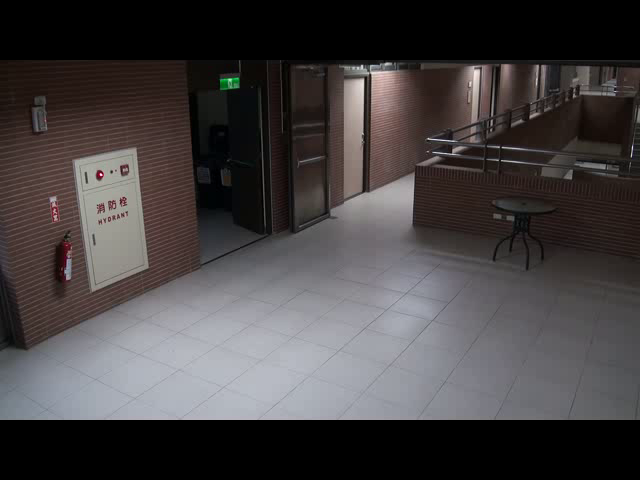
#> input picture FrameNo0.png, 640 x 480 px
$ jupyter execute main.ipynb   (shell and % lines are left out)
#> lines starting #> are read from the running program, lines starting #| are printed output that depends on the picture; after the words box and inside, x2 and y2 are one past the last pixel; in counts of white or black regions, pixels touching at a corner belong together
[cell 1]
import cv2
import numpy as np
import os

def detect_abandoned_objects(video_path, first_frame_path, output_dir, time_threshold_seconds=20, movement_threshold=20):
    # Creating output directory
#> called with video_path = './vidcv.mp4', first_frame_path = './FrameNo0.png', output_dir = './abandoned_objects_output', time_threshold_seconds = 20, movement_threshold = 20
    os.makedirs(output_dir, exist_ok=True)

    # Read the first frame from the specified path
    first_frame = cv2.imread(first_frame_path)
#> first_frame is the input picture: shape (480, 640, 3); mean B, G, R 65.6, 64.9, 68.8
    if first_frame is None:
        print("Failed to read the first frame")
        return

    cap = cv2.VideoCapture(video_path)
    if not cap.isOpened():
        print("Failed to open the video")
        return

    objects = {}
    saved_objects = set()  # Setting to track saved objects
    frame_count = 0
    fps = int(cap.get(cv2.CAP_PROP_FPS))  # Getting frames per second from the video
    time_threshold_frames = time_threshold_seconds * fps  # Converting seconds to frames

    while True:
        ret, frame = cap.read()
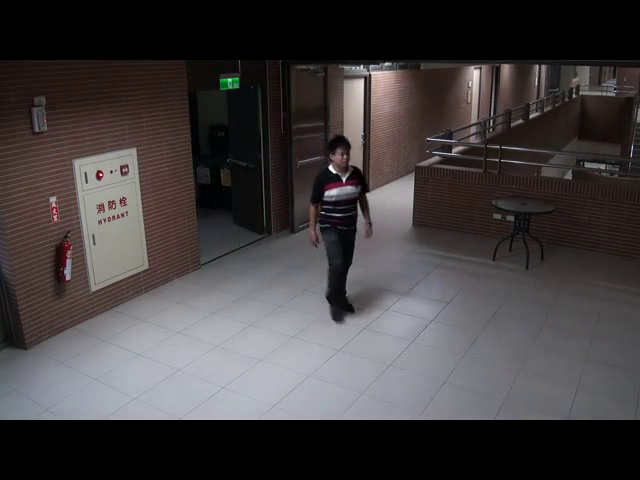
#> input picture frame 219 of vidcv.mp4, 640 x 480 px
#> frame is the input picture: shape (480, 640, 3); mean B, G, R 63.4, 62.5, 66.4
        if not ret:
            break

        frame_count += 1

        # Detecting new objects
        diff = cv2.absdiff(first_frame, frame)
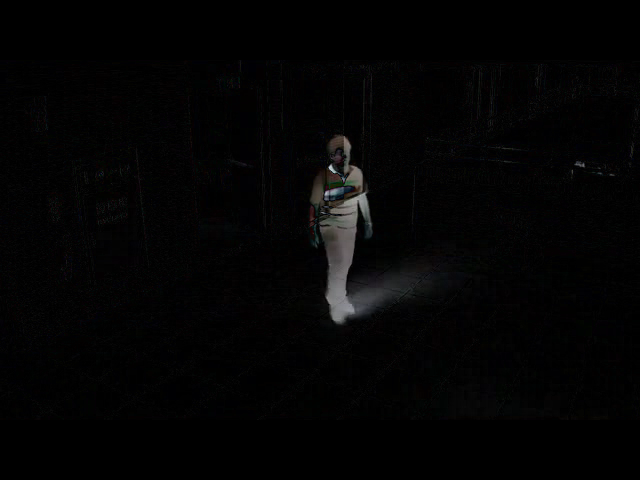
#> diff: shape (480, 640, 3); mean B, G, R 3.8, 3.7, 3.8
        gray = cv2.cvtColor(diff, cv2.COLOR_BGR2GRAY)
        blur = cv2.GaussianBlur(gray, (5, 5), 0)
        _, thresh = cv2.threshold(blur, 20, 255, cv2.THRESH_BINARY)
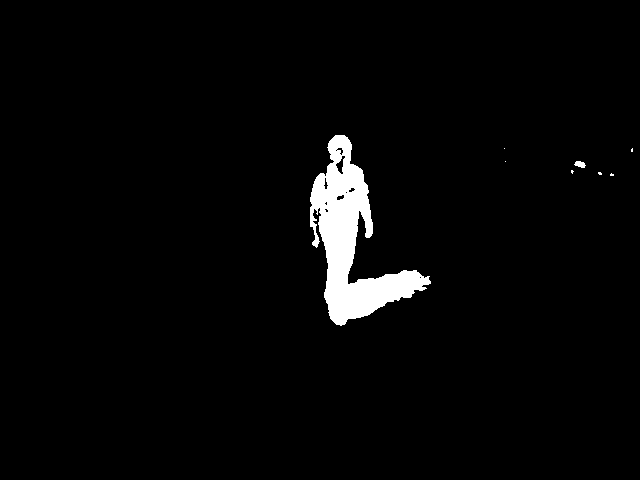
#> thresh: shape (480, 640); 2.8% white; 8 white regions (6 under 20 px), largest, box (x1, y1, x2, y2) and area: (310, 135, 431, 326) 8543, (574, 161, 586, 168) 57
        dilated = cv2.dilate(thresh, None, iterations=3)
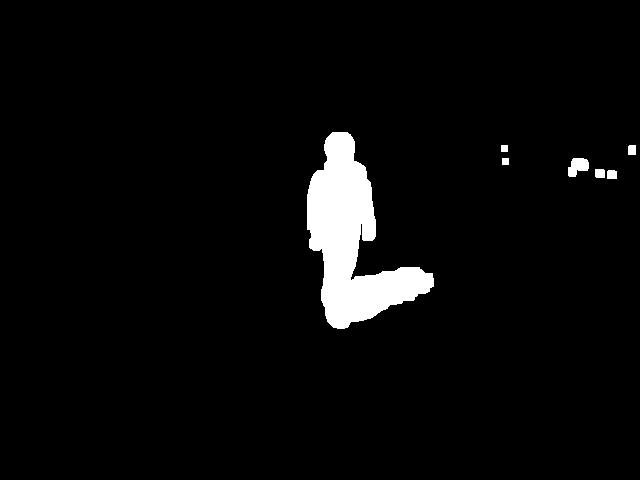
#> dilated: shape (480, 640); 3.9% white; 7 white regions
        contours, _ = cv2.findContours(dilated, cv2.RETR_TREE, cv2.CHAIN_APPROX_SIMPLE)
#> contours = 7 contours; box (x1, y1, x2, y2) and area: (307, 132, 434, 329) 10956, (568, 158, 589, 177) 246, (595, 169, 605, 178) 71, (607, 170, 617, 179) 70, (628, 145, 636, 155) 62, (502, 158, 509, 165) 36, (501, 145, 508, 152) 36

        # Updating existing objects and detecting new ones
        current_objects = {}
        for contour in contours:
            if cv2.contourArea(contour) > 1000:  # Filtering small contours
                (x, y, w, h) = cv2.boundingRect(contour)
                center = (x + w // 2, y + h // 2)

                matched = False
                for obj_id, obj_info in objects.items():
                    dist = np.sqrt((center[0] - obj_info['center'][0])**2 + (center[1] - obj_info['center'][1])**2)
                    if dist < movement_threshold:
                        current_objects[obj_id] = {
                            'center': center,
                            'start_frame': obj_info['start_frame'],
                            'bbox': (x, y, w, h)
                        }
                        matched = True
                        break

                if not matched:
                    new_id = len(objects) + len(current_objects)
                    current_objects[new_id] = {
                        'center': center,
                        'start_frame': frame_count,
                        'bbox': (x, y, w, h)
                    }
#> this loop made 7 passes
#> (x, y, w, h, center, new_id) on pass 7: (307, 132, 127, 197, (370, 230), 0)
#> contour on passes 4, 6: [[502, 158], [502, 164], [508, 164], [508, 158]], [[501, 145], [501, 151], [507, 151], [507, 145]]
#> after the loop, current_objects = 1 item

        objects = current_objects
#> objects = 1 item

        # Check for abandoned objects
        abandoned_objects = []
        for obj_id, obj_info in objects.items():
            # Only considering objects that haven't moved significantly and have been in place for longer than the threshold
            if (frame_count - obj_info['start_frame']) > time_threshold_frames and obj_id not in saved_objects:
                abandoned_objects.append(obj_info['bbox'])
                saved_objects.add(obj_id)  # Add object ID to saved set to avoid duplicates
#> this loop made 1 pass
#> obj_id on pass 1: 0
#> after the loop, abandoned_objects = []; saved_objects = 0 items

        # Drawing bounding boxes for abandoned objects and save the frame
        if abandoned_objects:
            for (x, y, w, h) in abandoned_objects:
                cv2.rectangle(frame, (x, y), (x+w, y+h), (0, 0, 255), 2)
                cv2.putText(frame, 'Abandoned Object', (x, y-10), cv2.FONT_HERSHEY_SIMPLEX, 0.9, (0, 0, 255), 2)

            output_path = os.path.join(output_dir, f'abandoned_object_frame_{frame_count}.jpg')
            cv2.imwrite(output_path, frame)
            print(f"Saved frame with abandoned object: {output_path}")


    cap.release()
    print("Finished processing video")

# Usage with the specified paths
video_path = './vidcv.mp4'
first_frame_path = './FrameNo0.png'
output_dir = './abandoned_objects_output'
detect_abandoned_objects(video_path, first_frame_path, output_dir, time_threshold_seconds=20)
